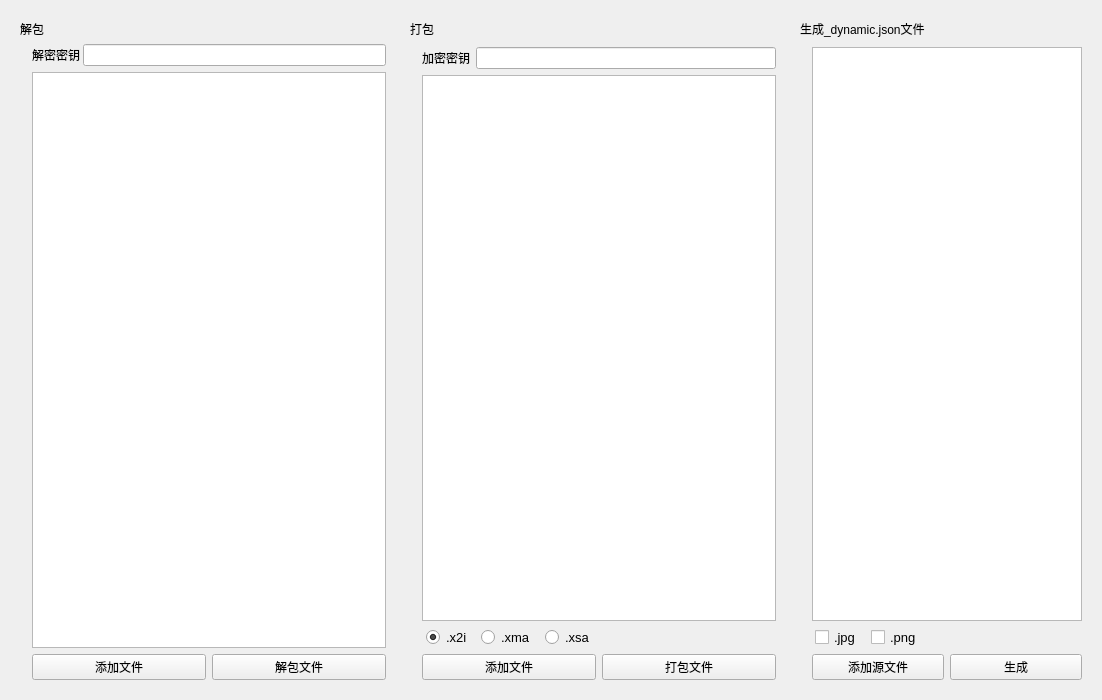
           <widget class="QWidget" name="pageAssistiveTools">
            <layout class="QHBoxLayout" name="horizontalLayout_32">
             <item>
              <widget class="QWidget" name="widget_58" native="true">
               <property name="minimumSize">
                <size>
                 <width>384</width>
                 <height>678</height>
                </size>
               </property>
               <layout class="QVBoxLayout" name="verticalLayout_49">
                <item>
                 <widget class="QLabel" name="label_59">
                  <property name="text">
                   <string>解包</string>
                  </property>
                 </widget>
                </item>
                <item>
                 <widget class="QWidget" name="widget_63" native="true">
                  <layout class="QHBoxLayout" name="horizontalLayout_36">
                   <property name="spacing">
                    <number>3</number>
                   </property>
                   <property name="leftMargin">
                    <number>12</number>
                   </property>
                   <property name="topMargin">
                    <number>0</number>
                   </property>
                   <property name="rightMargin">
                    <number>0</number>
                   </property>
                   <property name="bottomMargin">
                    <number>0</number>
                   </property>
                   <item>
                    <widget class="QLabel" name="label_60">
                     <property name="text">
                      <string>解密密钥</string>
                     </property>
                    </widget>
                   </item>
                   <item>
                    <widget class="QLineEdit" name="leDecryptionKey"/>
                   </item>
                  </layout>
                 </widget>
                </item>
                <item>
                 <widget class="QWidget" name="widget_66" native="true">
                  <layout class="QVBoxLayout" name="verticalLayout_52">
                   <property name="spacing">
                    <number>0</number>
                   </property>
                   <property name="leftMargin">
                    <number>12</number>
                   </property>
                   <property name="topMargin">
                    <number>0</number>
                   </property>
                   <property name="rightMargin">
                    <number>0</number>
                   </property>
                   <property name="bottomMargin">
                    <number>0</number>
                   </property>
                   <item>
                    <widget class="QListWidget" name="lwUnpackList"/>
                   </item>
                  </layout>
                 </widget>
                </item>
                <item>
                 <widget class="QWidget" name="widget_65" native="true">
                  <layout class="QHBoxLayout" name="horizontalLayout_37">
                   <property name="leftMargin">
                    <number>12</number>
                   </property>
                   <property name="topMargin">
                    <number>0</number>
                   </property>
                   <property name="rightMargin">
                    <number>0</number>
                   </property>
                   <property name="bottomMargin">
                    <number>0</number>
                   </property>
                   <item>
                    <widget class="QPushButton" name="pbUnpackAddFiles">
                     <property name="text">
                      <string>添加文件</string>
                     </property>
                    </widget>
                   </item>
                   <item>
                    <widget class="QPushButton" name="pbUnpackExportFiles">
                     <property name="text">
                      <string>解包文件</string>
                     </property>
                    </widget>
                   </item>
                  </layout>
                 </widget>
                </item>
               </layout>
              </widget>
             </item>
             <item>
              <widget class="QWidget" name="widget_57" native="true">
               <property name="minimumSize">
                <size>
                 <width>384</width>
                 <height>678</height>
                </size>
               </property>
               <layout class="QVBoxLayout" name="verticalLayout_50">
                <item>
                 <widget class="QLabel" name="label_57">
                  <property name="text">
                   <string>打包</string>
                  </property>
                 </widget>
                </item>
                <item>
                 <widget class="QWidget" name="widget_60" native="true">
                  <layout class="QHBoxLayout" name="horizontalLayout_33">
                   <property name="leftMargin">
                    <number>12</number>
                   </property>
                   <property name="topMargin">
                    <number>3</number>
                   </property>
                   <property name="rightMargin">
                    <number>0</number>
                   </property>
                   <property name="bottomMargin">
                    <number>0</number>
                   </property>
                   <item>
                    <widget class="QLabel" name="label_58">
                     <property name="text">
                      <string>加密密钥</string>
                     </property>
                    </widget>
                   </item>
                   <item>
                    <widget class="QLineEdit" name="lbEncryptionKey"/>
                   </item>
                  </layout>
                 </widget>
                </item>
                <item>
                 <widget class="QWidget" name="widget_64" native="true">
                  <layout class="QVBoxLayout" name="verticalLayout_51">
                   <property name="spacing">
                    <number>0</number>
                   </property>
                   <property name="leftMargin">
                    <number>12</number>
                   </property>
                   <property name="topMargin">
                    <number>0</number>
                   </property>
                   <property name="rightMargin">
                    <number>0</number>
                   </property>
                   <property name="bottomMargin">
                    <number>0</number>
                   </property>
                   <item>
                    <widget class="QListWidget" name="lwPackList"/>
                   </item>
                  </layout>
                 </widget>
                </item>
                <item>
                 <widget class="QWidget" name="widget_61" native="true">
                  <property name="font">
                   <font>
                    <pointsize>10</pointsize>
                   </font>
                  </property>
                  <layout class="QHBoxLayout" name="horizontalLayout_34">
                   <property name="spacing">
                    <number>9</number>
                   </property>
                   <property name="leftMargin">
                    <number>16</number>
                   </property>
                   <property name="topMargin">
                    <number>0</number>
                   </property>
                   <property name="bottomMargin">
                    <number>0</number>
                   </property>
                   <item>
                    <widget class="QRadioButton" name="rbX2i">
                     <property name="font">
                      <font>
                       <pointsize>10</pointsize>
                      </font>
                     </property>
                     <property name="text">
                      <string>.x2i</string>
                     </property>
                     <property name="checked">
                      <bool>true</bool>
                     </property>
                    </widget>
                   </item>
                   <item>
                    <widget class="QRadioButton" name="rbXma">
                     <property name="font">
                      <font>
                       <pointsize>10</pointsize>
                      </font>
                     </property>
                     <property name="text">
                      <string>.xma</string>
                     </property>
                     <property name="checked">
                      <bool>false</bool>
                     </property>
                    </widget>
                   </item>
                   <item>
                    <widget class="QRadioButton" name="rbXsa">
                     <property name="font">
                      <font>
                       <pointsize>10</pointsize>
                      </font>
                     </property>
                     <property name="text">
                      <string>.xsa</string>
                     </property>
                    </widget>
                   </item>
                   <item>
                    <spacer name="horizontalSpacer_8">
                     <property name="orientation">
                      <enum>Qt::Horizontal</enum>
                     </property>
                     <property name="sizeHint" stdset="0">
                      <size>
                       <width>40</width>
                       <height>20</height>
                      </size>
                     </property>
                    </spacer>
                   </item>
                  </layout>
                 </widget>
                </item>
                <item>
                 <widget class="QWidget" name="widget_62" native="true">
                  <layout class="QHBoxLayout" name="horizontalLayout_35">
                   <property name="leftMargin">
                    <number>12</number>
                   </property>
                   <property name="topMargin">
                    <number>0</number>
                   </property>
                   <property name="rightMargin">
                    <number>0</number>
                   </property>
                   <property name="bottomMargin">
                    <number>0</number>
                   </property>
                   <item>
                    <widget class="QPushButton" name="pbPackAddFiles">
                     <property name="text">
                      <string>添加文件</string>
                     </property>
                    </widget>
                   </item>
                   <item>
                    <widget class="QPushButton" name="pbPackExportFiles">
                     <property name="text">
                      <string>打包文件</string>
                     </property>
                    </widget>
                   </item>
                  </layout>
                 </widget>
                </item>
               </layout>
              </widget>
             </item>
             <item>
              <widget class="QWidget" name="widget_59" native="true">
               <property name="minimumSize">
                <size>
                 <width>300</width>
                 <height>678</height>
                </size>
               </property>
               <property name="maximumSize">
                <size>
                 <width>400</width>
                 <height>16777215</height>
                </size>
               </property>
               <layout class="QGridLayout" name="gridLayout_8">
                <item row="0" column="0">
                 <widget class="QLabel" name="label_61">
                  <property name="text">
                   <string>生成_dynamic.json文件</string>
                  </property>
                 </widget>
                </item>
                <item row="1" column="0">
                 <widget class="QWidget" name="widget_71" native="true">
                  <layout class="QVBoxLayout" name="verticalLayout_55">
                   <property name="spacing">
                    <number>0</number>
                   </property>
                   <property name="leftMargin">
                    <number>12</number>
                   </property>
                   <property name="topMargin">
                    <number>3</number>
                   </property>
                   <property name="rightMargin">
                    <number>0</number>
                   </property>
                   <property name="bottomMargin">
                    <number>0</number>
                   </property>
                   <item>
                    <widget class="QListWidget" name="lwDynamicList"/>
                   </item>
                  </layout>
                 </widget>
                </item>
                <item row="2" column="0">
                 <widget class="QWidget" name="widget_69" native="true">
                  <layout class="QHBoxLayout" name="horizontalLayout_39">
                   <property name="spacing">
                    <number>10</number>
                   </property>
                   <property name="leftMargin">
                    <number>15</number>
                   </property>
                   <property name="topMargin">
                    <number>0</number>
                   </property>
                   <property name="rightMargin">
                    <number>0</number>
                   </property>
                   <property name="bottomMargin">
                    <number>0</number>
                   </property>
                   <item>
                    <widget class="QCheckBox" name="cbJpg">
                     <property name="font">
                      <font>
                       <pointsize>10</pointsize>
                      </font>
                     </property>
                     <property name="text">
                      <string>.jpg</string>
                     </property>
                    </widget>
                   </item>
                   <item>
                    <widget class="QCheckBox" name="cbPng">
                     <property name="font">
                      <font>
                       <pointsize>10</pointsize>
                      </font>
                     </property>
                     <property name="text">
                      <string>.png</string>
                     </property>
                    </widget>
                   </item>
                   <item>
                    <spacer name="horizontalSpacer_18">
                     <property name="orientation">
                      <enum>Qt::Horizontal</enum>
                     </property>
                     <property name="sizeHint" stdset="0">
                      <size>
                       <width>40</width>
                       <height>20</height>
                      </size>
                     </property>
                    </spacer>
                   </item>
                  </layout>
                 </widget>
                </item>
                <item row="3" column="0">
                 <widget class="QWidget" name="widget_70" native="true">
                  <layout class="QHBoxLayout" name="horizontalLayout_40">
                   <property name="leftMargin">
                    <number>12</number>
                   </property>
                   <property name="topMargin">
                    <number>0</number>
                   </property>
                   <property name="rightMargin">
                    <number>0</number>
                   </property>
                   <property name="bottomMargin">
                    <number>0</number>
                   </property>
                   <item>
                    <widget class="QPushButton" name="pbDynamicAddFiles">
                     <property name="text">
                      <string>添加源文件</string>
                     </property>
                    </widget>
                   </item>
                   <item>
                    <widget class="QPushButton" name="pbDynamicExportFiles">
                     <property name="text">
                      <string>生成</string>
                     </property>
                    </widget>
                   </item>
                  </layout>
                 </widget>
                </item>
               </layout>
              </widget>
             </item>
            </layout>
           </widget>
